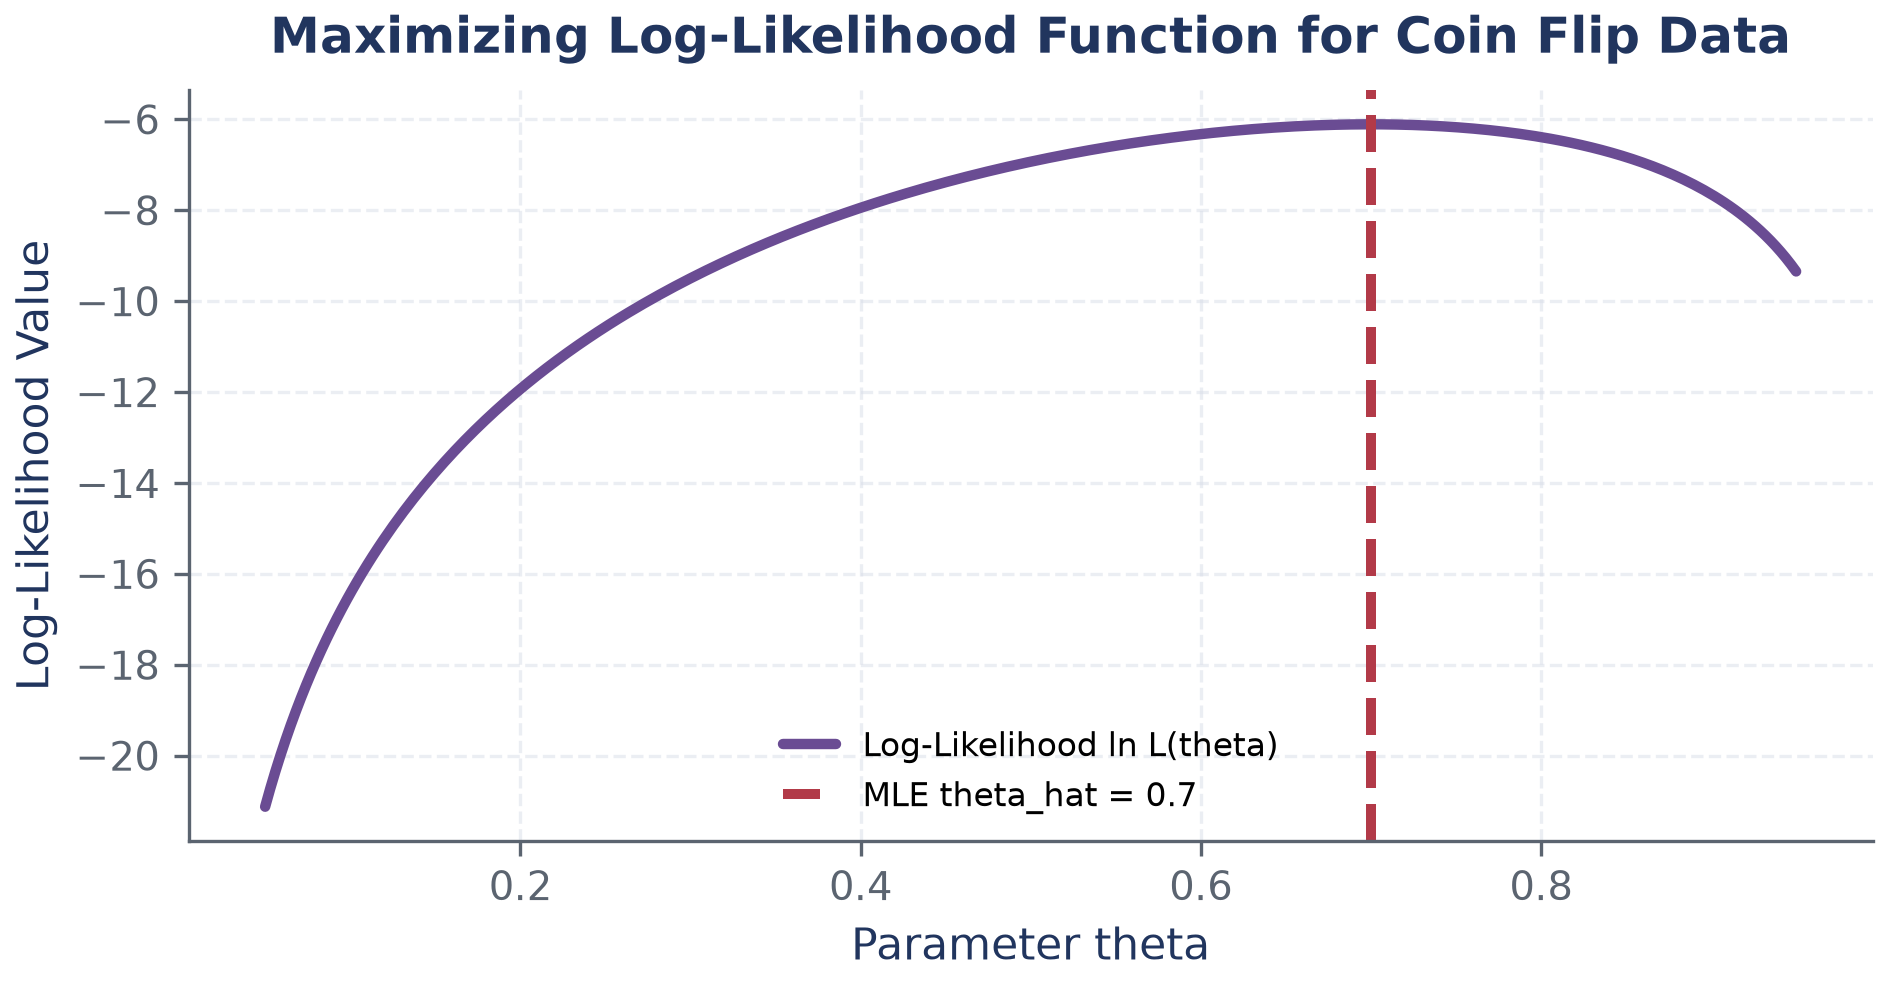

Recreate this plot in Python.
#!/usr/bin/env python3
import os, sys, matplotlib.pyplot as plt, numpy as np
sys.path.insert(0, os.path.abspath(os.path.join(os.path.dirname(__file__), "../../../scripts")))
from figstyle import use_house_style, PALETTE
use_house_style()
theta = np.linspace(0.05, 0.95, 300)
log_L = 7 * np.log(theta) + 3 * np.log(1 - theta)
fig, ax = plt.subplots(figsize=(6.5, 3.5))
ax.plot(theta, log_L, color=PALETTE["purple"], lw=2.5, label="Log-Likelihood ln L(theta)")
ax.axvline(0.7, color=PALETTE["red"], linestyle="--", label="MLE theta_hat = 0.7")
ax.set_title("Maximizing Log-Likelihood Function for Coin Flip Data")
ax.set_xlabel("Parameter theta"); ax.set_ylabel("Log-Likelihood Value")
ax.grid(True, linestyle="--", alpha=0.5); ax.legend(loc="lower center", fontsize=8)
plt.tight_layout(); plt.savefig(os.path.join(os.path.dirname(__file__), "fig_mle_optimization.png"), dpi=300)
